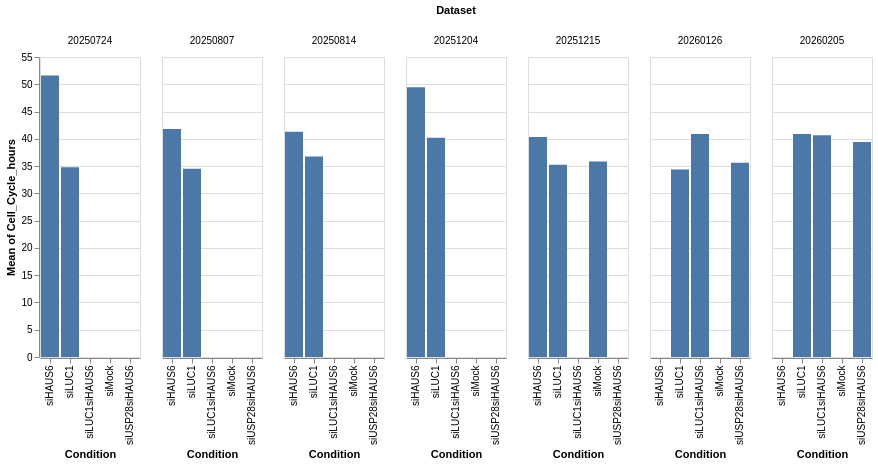

Notebook cell for this chart:
### Code cell
alt.Chart(
    df_concat
).mark_bar().encode(
    x='Condition:O',
    y='mean(Cell_Cycle_hours)',
    column='Dataset'
)

### Figure 1 — Vega-Lite specification as saved in the notebook (floating-point values rounded to 4 significant figures; data arrays with more than 128 entries replaced by an {"elided": "..."} marker saying what was removed)
{"config": {"view": {"continuousWidth": 300, "continuousHeight": 300}}, "data": {"name": "data-fc7ec793f1e15fe9919d0eda440d4649"}, "mark": {"type": "bar"}, "encoding": {"column": {"field": "Dataset", "type": "nominal"}, "x": {"field": "Condition", "type": "ordinal"}, "y": {"aggregate": "mean", "field": "Cell_Cycle_hours", "type": "quantitative"}}, "$schema": "https://vega.github.io/schema/vega-lite/v5.20.1.json", "datasets": {"data-fc7ec793f1e15fe9919d0eda440d4649": {"elided": "4141 records"}}}
